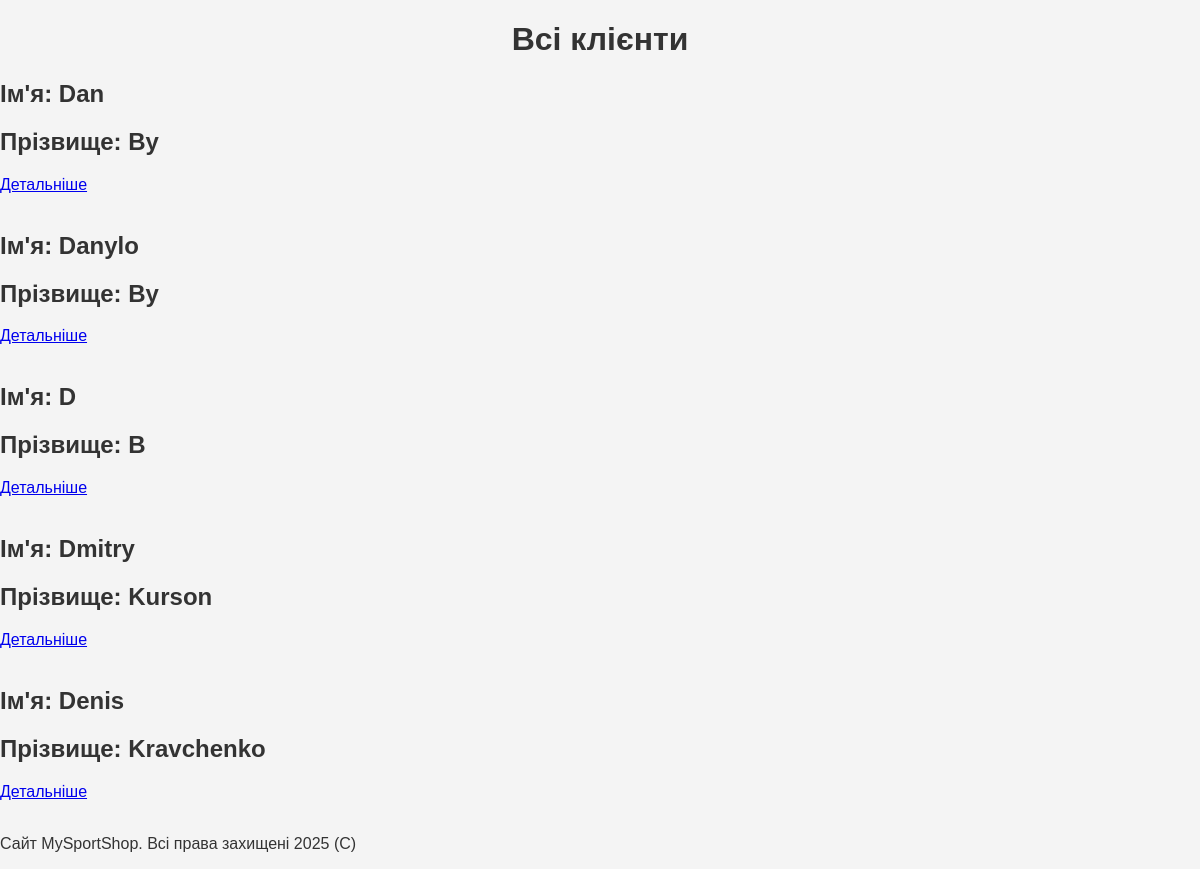
The app's page /clients with its own data.
### app.py (models this page shows, shortened)
class Client(db.Model):
    id = db.Column(db.Integer, primary_key=True)
    name = db.Column(db.String(30), nullable=False)
    surname = db.Column(db.String(30), nullable=False)
    phone = db.Column(db.String(19), nullable=False)
    cart = db.Column(db.String(1000), nullable=False)
    email = db.Column(db.String(50), nullable=False)
    password = db.Column(db.String(10), nullable=False)

### app.py (the view)
@app.route("/clients")
def show_clients():
    clients = Client.query.all()
    return render_template("clients.html", clients=clients)

### templates/clients.html (shortened to what this page needs)
{% extends 'layout.html' %}
{% block content %}
<h1>Всі клієнти</h1>
{% for el in clients %}
<div>
    <h2>Ім'я: {{ el.name }}</h2>
    <h2>Прізвище: {{ el.surname }}</h2>
    {% set client = el %}
    <a href="clients/{{client.id}}">Детальніше</a>
</div>
<br>
{% endfor %}
{% endblock %}

### static/css/styles.css (style rules this page uses)
body { font-family: Arial, sans-serif; margin: 0; padding: 0; background-color: #f4f4f4; color: #333; }
h1 { text-align: center; }

### records on screen
Client: name "Dan", surname "By"
Client: name "Danylo", surname "By"
Client: name "D", surname "B"
Client: name "Dmitry", surname "Kurson"
Client: name "Denis", surname "Kravchenko"
